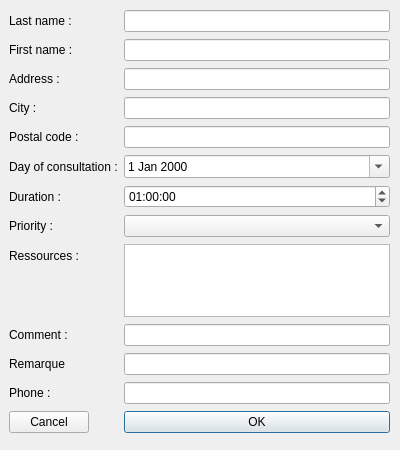
<?xml version="1.0" encoding="UTF-8"?>
<ui version="4.0">
 <class>NewCustomerDialog</class>
 <widget class="QDialog" name="NewCustomerDialog">
  <property name="geometry">
   <rect>
    <x>0</x>
    <y>0</y>
    <width>400</width>
    <height>450</height>
   </rect>
  </property>
  <property name="windowTitle">
   <string>New customer</string>
  </property>
  <widget class="QWidget" name="formLayoutWidget">
   <property name="geometry">
    <rect>
     <x>9</x>
     <y>9</y>
     <width>381</width>
     <height>437</height>
    </rect>
   </property>
   <layout class="QFormLayout" name="formLayout">
    <item row="0" column="0">
     <widget class="QLabel" name="lastNameLabel">
      <property name="text">
       <string>Last name :</string>
      </property>
     </widget>
    </item>
    <item row="0" column="1">
     <widget class="QLineEdit" name="lastNameLineEdit"/>
    </item>
    <item row="1" column="0">
     <widget class="QLabel" name="firstNameLabel">
      <property name="text">
       <string>First name :</string>
      </property>
     </widget>
    </item>
    <item row="1" column="1">
     <widget class="QLineEdit" name="firstNameLineEdit"/>
    </item>
    <item row="2" column="0">
     <widget class="QLabel" name="addressLabel">
      <property name="text">
       <string>Address :</string>
      </property>
     </widget>
    </item>
    <item row="2" column="1">
     <widget class="QLineEdit" name="addressLineEdit"/>
    </item>
    <item row="3" column="0">
     <widget class="QLabel" name="cityLabel">
      <property name="text">
       <string>City :</string>
      </property>
     </widget>
    </item>
    <item row="3" column="1">
     <widget class="QLineEdit" name="cityLineEdit"/>
    </item>
    <item row="4" column="0">
     <widget class="QLabel" name="postalCodeLabel">
      <property name="text">
       <string>Postal code :</string>
      </property>
     </widget>
    </item>
    <item row="4" column="1">
     <widget class="QLineEdit" name="postalCodeLineEdit"/>
    </item>
    <item row="5" column="0">
     <widget class="QLabel" name="dayOfConsultationLabel">
      <property name="text">
       <string>Day of consultation :</string>
      </property>
     </widget>
    </item>
    <item row="5" column="1">
     <widget class="QDateEdit" name="dayOfConsultationDateEdit">
      <property name="calendarPopup">
       <bool>true</bool>
      </property>
     </widget>
    </item>
    <item row="6" column="0">
     <widget class="QLabel" name="durationLabel">
      <property name="text">
       <string>Duration :</string>
      </property>
     </widget>
    </item>
    <item row="6" column="1">
     <widget class="QTimeEdit" name="durationTimeEdit">
      <property name="calendarPopup">
       <bool>false</bool>
      </property>
      <property name="time">
       <time>
        <hour>1</hour>
        <minute>0</minute>
        <second>0</second>
       </time>
      </property>
     </widget>
    </item>
    <item row="7" column="0">
     <widget class="QLabel" name="priorityLabel">
      <property name="text">
       <string>Priority :</string>
      </property>
     </widget>
    </item>
    <item row="7" column="1">
     <widget class="QComboBox" name="priorityComboBox"/>
    </item>
    <item row="8" column="0">
     <widget class="QLabel" name="ressourcesLabel">
      <property name="text">
       <string>Ressources :</string>
      </property>
     </widget>
    </item>
    <item row="8" column="1">
     <widget class="QListWidget" name="resourcesListWidget">
      <property name="maximumSize">
       <size>
        <width>16777215</width>
        <height>73</height>
       </size>
      </property>
      <property name="selectionMode">
       <enum>QAbstractItemView::ExtendedSelection</enum>
      </property>
      <property name="isWrapping" stdset="0">
       <bool>false</bool>
      </property>
      <property name="resizeMode">
       <enum>QListView::Fixed</enum>
      </property>
     </widget>
    </item>
    <item row="9" column="0">
     <widget class="QLabel" name="commentLabel">
      <property name="text">
       <string>Comment :</string>
      </property>
     </widget>
    </item>
    <item row="9" column="1">
     <widget class="QLineEdit" name="commentLineEdit">
      <property name="cursorMoveStyle">
       <enum>Qt::LogicalMoveStyle</enum>
      </property>
     </widget>
    </item>
    <item row="11" column="0">
     <widget class="QLabel" name="phoneLabel">
      <property name="text">
       <string>Phone :</string>
      </property>
     </widget>
    </item>
    <item row="11" column="1">
     <widget class="QLineEdit" name="phoneLineEdit"/>
    </item>
    <item row="12" column="0">
     <widget class="QPushButton" name="cancelButton">
      <property name="text">
       <string>Cancel</string>
      </property>
      <property name="default">
       <bool>false</bool>
      </property>
     </widget>
    </item>
    <item row="12" column="1">
     <widget class="QPushButton" name="okButton">
      <property name="text">
       <string>OK</string>
      </property>
      <property name="default">
       <bool>true</bool>
      </property>
     </widget>
    </item>
    <item row="10" column="0">
     <widget class="QLabel" name="remarqueLabel">
      <property name="text">
       <string>Remarque</string>
      </property>
     </widget>
    </item>
    <item row="10" column="1">
     <widget class="QLineEdit" name="remarqueLineEdit"/>
    </item>
   </layout>
  </widget>
 </widget>
 <resources/>
 <connections/>
</ui>
